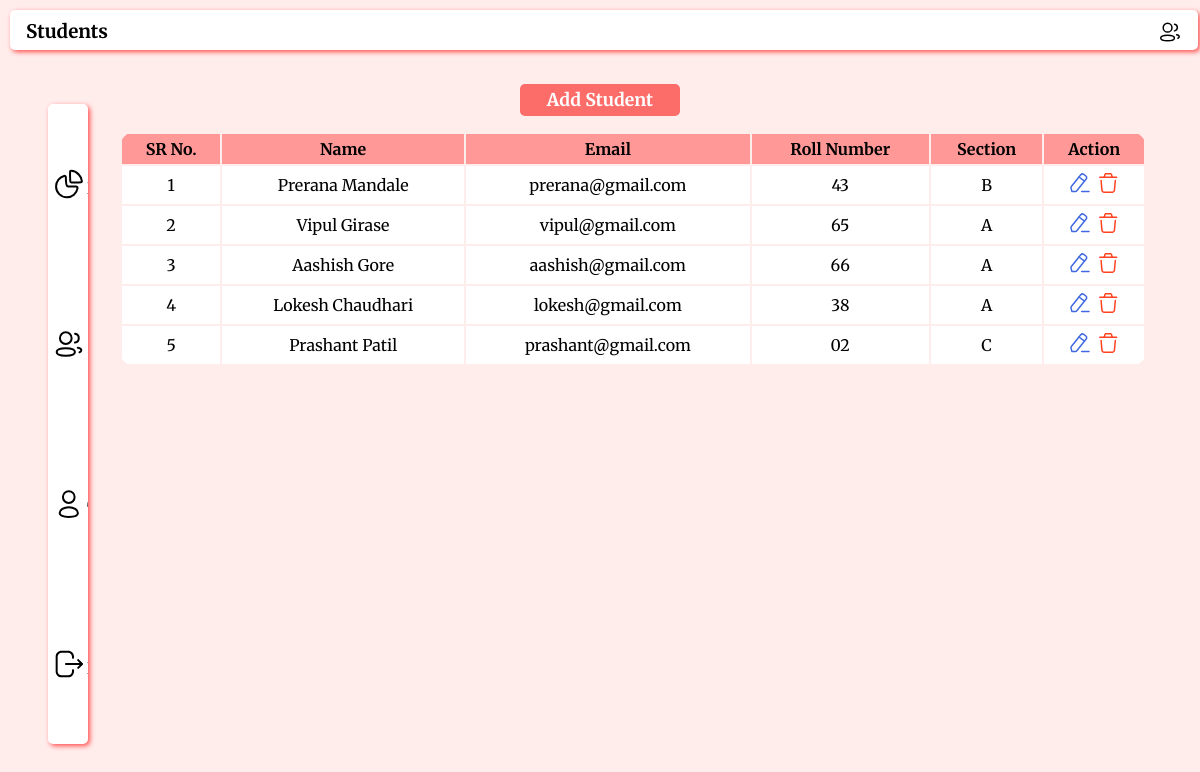
The page /admin/student.php (signed in) on the database its author committed.
### tables this page shows
CREATE TABLE `student` (
  `id` int(11) NOT NULL,
  `name` varchar(50) NOT NULL,
  `email` varchar(50) NOT NULL,
  `roll_no` varchar(5) NOT NULL,
  `section` varchar(5) NOT NULL,
  `password` varchar(50) NOT NULL
);

### admin/student.php (the view, shortened to what this page needs)
<?php
$con = mysqli_connect("localhost", "root", "", "qr_ats");
$query = "select * from student";
$result = mysqli_query($con,$query);
?>
<!DOCTYPE html>
<html lang="en">
<head>
    <link rel="stylesheet" href="../css/style.css">
</head>
<body>
    <main>
    <?php $title = 'Students'; include "../componets/header.php"  ?>
      <?php include "../componets/sidebar.php" ?>
      <a href="../register.html" class="add">Add Student</a>
        <div class="container">
                <?php
                    if(mysqli_num_rows($result) <= 0){
                        echo "<h3 style='margin-top: 20px; color: red;'>No One Student Register yet!</h3>";
                    }
                    else{
                        echo'
                        <table>
                            <tr>
                                <th>SR No.</th>
                                <th>Name</th>
                                <th>Email</th>
                                <th>Roll Number</th>
                                <th>Section</th>
                                <th>Action</th>
                            </tr>';
                    $srno = 0;
                    while($row = mysqli_fetch_assoc($result)) {
                        $srno++;
                        echo
                        "<tr>
                            <td>".$srno."</td>
                            <td>".$row["name"]."</td>
                            <td>".$row["email"]."</td>
                            <td>".$row["roll_no"]."</td>
                            <td>".$row["section"]."</td>
                            <td><a href='edit_student.php?id=$row[id]&name=$row[name]&email=$row[email]&roll_no=$row[roll_no]&&section=$row[section]' class='edit'><img src='../resources/icons/Edit.svg'></a>
                            <a href='delete_student.php?id=$row[id]' class='delete'><img src='../resources/icons/Delete.svg' onclick='return wantDelete()'></a></td>
                        </tr>";
                    }}
                ?>
            </table>
            </div>
    </main>
</body>
</html>

### componets/header.php (shortened to what this page needs)
<header class="header">
    <h3 class="title"><?php echo $title; ?></h3>
    <div class="profile" onclick="showBox()">
        <img src="../resources/icons/2 User.svg" alt="" />
    </div>
</header>

### componets/sidebar.php
<nav class="sidebar">
    <li title="Dashboard">
        <a href="dashboard.php"><img src="../resources/icons/Graph.svg" /> <span>Dashboard</span></a>
    </li>
    <li title="Students">
        <a href="student.php"><img src="../resources/icons/2 User.svg" /> <span>Students</span></a>
    </li>
    <li title="Teachers">
        <a href="teacher.php"><img src="../resources/icons/Profile.svg" /> <span>Teachers</span></a>
    </li>
    <li title="Logout">
        <a href="logout.php"><img src="../resources/icons/Logout.svg" /> <span>Logout</span></a>
    </li>
</nav>

### css/style.css (style rules this page uses)
* { margin: 0px; padding: 0px; font-family: "Merriweather", serif; }
body { background-color: #ffedec; }
.header { height: 2.5rem; width: 99%; display: inline-block; margin-top: 2rem; box-shadow: 2px 2px 5px #ff504e; border-radius: 5px; background-color: white; overflow: auto; margin: 10px; }
.header h3 { margin-top: 10px; margin-left: 1rem; display: inline-block; }
.header .profile { float: right; margin-top: 10px; margin-right: 1rem; cursor: pointer; }
.sidebar { height: 80vh; width: 2.5rem; margin-left: 1rem; display: flex; flex-direction: column; justify-content: space-around; border-radius: 5px; background-color: white; box-shadow: 2px 2px 5px #ff504e; float: left; overflow: hidden; margin-top: 2.5rem; position: absolute; transition: all 0.2s; }
.sidebar a { color: black; }
.sidebar li { list-style: none; margin-left: 5px; }
.sidebar img { float: left; height: 2rem; width: 2rem; }
.container { width: 80%; height: auto; float: right; overflow: auto; }
table { margin-top: 1rem; width: 95%; text-align: center; border-radius: 15px; overflow: hidden; }
th { padding: 5px; background-color: #ff9896; }
td { padding: 5px; background-color: white; }
.add { color: white; background-color: #fc6d6a; text-decoration: none; font-size: 1.1rem; margin: auto; margin-top: 20px; display: block; padding: 5px; width: 150px; text-align: center; font-weight: bold; border-radius: 5px; }
@media only screen and (min-width: 992px) { .container { width: 90%; } }
@media only screen and (min-width: 992px) { .sidebar { margin-left: 3rem; } }

### rows shown on the page
student: name "Prerana Mandale", email "prerana@gmail.com", roll_no "43", section "B"
student: name "Vipul Girase", email "vipul@gmail.com", roll_no "65", section "A"
student: name "Aashish Gore", email "aashish@gmail.com", roll_no "66", section "A"
student: name "Lokesh Chaudhari", email "lokesh@gmail.com", roll_no "38", section "A"
student: name "Prashant Patil", email "prashant@gmail.com", roll_no "02", section "C"

### other values the page prints
$title "Students"
